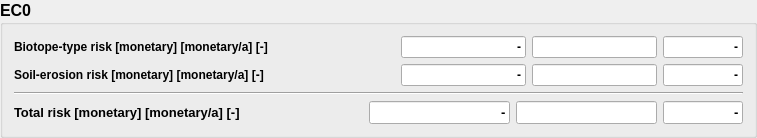
        <widget class="QGroupBox" name="groupBox_eco">
         <property name="minimumSize">
          <size>
           <width>700</width>
           <height>0</height>
          </size>
         </property>
         <property name="maximumSize">
          <size>
           <width>800</width>
           <height>16777215</height>
          </size>
         </property>
         <property name="font">
          <font>
           <family>Arial</family>
           <pointsize>12</pointsize>
           <weight>75</weight>
           <bold>true</bold>
          </font>
         </property>
         <property name="toolTip">
          <string/>
         </property>
         <property name="title">
          <string>EC0</string>
         </property>
         <property name="flat">
          <bool>true</bool>
         </property>
         <layout class="QVBoxLayout" name="verticalLayout_2">
          <item>
           <layout class="QGridLayout" name="gridLayout_2">
            <item row="0" column="0">
             <widget class="QLabel" name="label_8">
              <property name="font">
               <font>
                <family>Arial</family>
                <pointsize>9</pointsize>
               </font>
              </property>
              <property name="text">
               <string>Biotope-type risk [monetary] [monetary/a] [-]                                      </string>
              </property>
             </widget>
            </item>
            <item row="0" column="1">
             <widget class="QLineEdit" name="lineEdit_btype">
              <property name="minimumSize">
               <size>
                <width>90</width>
                <height>0</height>
               </size>
              </property>
              <property name="font">
               <font>
                <pointsize>9</pointsize>
               </font>
              </property>
              <property name="toolTip">
               <string>Risk without HYD-boundary probability [...]</string>
              </property>
              <property name="text">
               <string>-</string>
              </property>
              <property name="alignment">
               <set>Qt::AlignRight|Qt::AlignTrailing|Qt::AlignVCenter</set>
              </property>
              <property name="readOnly">
               <bool>true</bool>
              </property>
             </widget>
            </item>
            <item row="0" column="2">
             <widget class="QLineEdit" name="lineEdit_btype_hyd">
              <property name="minimumSize">
               <size>
                <width>90</width>
                <height>0</height>
               </size>
              </property>
              <property name="font">
               <font>
                <pointsize>9</pointsize>
               </font>
              </property>
              <property name="toolTip">
               <string>Risk with HYD-boundary probability [.../a]</string>
              </property>
              <property name="alignment">
               <set>Qt::AlignRight|Qt::AlignTrailing|Qt::AlignVCenter</set>
              </property>
              <property name="readOnly">
               <bool>true</bool>
              </property>
             </widget>
            </item>
            <item row="0" column="3">
             <widget class="QLineEdit" name="lineEdit_btype_fac">
              <property name="minimumSize">
               <size>
                <width>80</width>
                <height>0</height>
               </size>
              </property>
              <property name="maximumSize">
               <size>
                <width>80</width>
                <height>16777215</height>
               </size>
              </property>
              <property name="font">
               <font>
                <pointsize>9</pointsize>
               </font>
              </property>
              <property name="toolTip">
               <string>Risk factor [-]</string>
              </property>
              <property name="text">
               <string>-</string>
              </property>
              <property name="alignment">
               <set>Qt::AlignRight|Qt::AlignTrailing|Qt::AlignVCenter</set>
              </property>
              <property name="readOnly">
               <bool>true</bool>
              </property>
             </widget>
            </item>
            <item row="1" column="0">
             <widget class="QLabel" name="label_9">
              <property name="font">
               <font>
                <family>Arial</family>
                <pointsize>9</pointsize>
               </font>
              </property>
              <property name="text">
               <string>Soil-erosion risk [monetary] [monetary/a] [-]     </string>
              </property>
             </widget>
            </item>
            <item row="1" column="1">
             <widget class="QLineEdit" name="lineEdit_soil_ero">
              <property name="minimumSize">
               <size>
                <width>90</width>
                <height>0</height>
               </size>
              </property>
              <property name="font">
               <font>
                <pointsize>9</pointsize>
               </font>
              </property>
              <property name="toolTip">
               <string>Risk without HYD-boundary probability [...]</string>
              </property>
              <property name="text">
               <string>-</string>
              </property>
              <property name="alignment">
               <set>Qt::AlignRight|Qt::AlignTrailing|Qt::AlignVCenter</set>
              </property>
              <property name="readOnly">
               <bool>true</bool>
              </property>
             </widget>
            </item>
            <item row="1" column="2">
             <widget class="QLineEdit" name="lineEdit_soil_ero_hyd">
              <property name="minimumSize">
               <size>
                <width>90</width>
                <height>0</height>
               </size>
              </property>
              <property name="font">
               <font>
                <pointsize>9</pointsize>
               </font>
              </property>
              <property name="toolTip">
               <string>Risk with HYD-boundary probability [.../a]</string>
              </property>
              <property name="alignment">
               <set>Qt::AlignRight|Qt::AlignTrailing|Qt::AlignVCenter</set>
              </property>
              <property name="readOnly">
               <bool>true</bool>
              </property>
             </widget>
            </item>
            <item row="1" column="3">
             <widget class="QLineEdit" name="lineEdit_soil_ero_fac">
              <property name="minimumSize">
               <size>
                <width>80</width>
                <height>0</height>
               </size>
              </property>
              <property name="maximumSize">
               <size>
                <width>80</width>
                <height>16777215</height>
               </size>
              </property>
              <property name="font">
               <font>
                <pointsize>9</pointsize>
               </font>
              </property>
              <property name="toolTip">
               <string>Risk factor [-]</string>
              </property>
              <property name="text">
               <string>-</string>
              </property>
              <property name="alignment">
               <set>Qt::AlignRight|Qt::AlignTrailing|Qt::AlignVCenter</set>
              </property>
              <property name="readOnly">
               <bool>true</bool>
              </property>
             </widget>
            </item>
           </layout>
          </item>
          <item>
           <widget class="Line" name="line_2">
            <property name="orientation">
             <enum>Qt::Horizontal</enum>
            </property>
           </widget>
          </item>
          <item>
           <layout class="QHBoxLayout" name="horizontalLayout_2">
            <item>
             <widget class="QLabel" name="label_10">
              <property name="font">
               <font>
                <family>Arial</family>
                <pointsize>10</pointsize>
               </font>
              </property>
              <property name="text">
               <string>Total risk [monetary] [monetary/a] [-]                                  </string>
              </property>
             </widget>
            </item>
            <item>
             <widget class="QLineEdit" name="lineEdit_total_eco">
              <property name="minimumSize">
               <size>
                <width>90</width>
                <height>0</height>
               </size>
              </property>
              <property name="maximumSize">
               <size>
                <width>16777215</width>
                <height>16777215</height>
               </size>
              </property>
              <property name="font">
               <font>
                <pointsize>10</pointsize>
               </font>
              </property>
              <property name="toolTip">
               <string>Risk without HYD-boundary probability [...]</string>
              </property>
              <property name="text">
               <string>-</string>
              </property>
              <property name="alignment">
               <set>Qt::AlignRight|Qt::AlignTrailing|Qt::AlignVCenter</set>
              </property>
              <property name="readOnly">
               <bool>true</bool>
              </property>
             </widget>
            </item>
            <item>
             <widget class="QLineEdit" name="lineEdit_total_eco_hyd">
              <property name="minimumSize">
               <size>
                <width>90</width>
                <height>0</height>
               </size>
              </property>
              <property name="maximumSize">
               <size>
                <width>16777215</width>
                <height>16777215</height>
               </size>
              </property>
              <property name="font">
               <font>
                <pointsize>10</pointsize>
               </font>
              </property>
              <property name="toolTip">
               <string>Risk with HYD-boundary probability [.../a]</string>
              </property>
              <property name="alignment">
               <set>Qt::AlignRight|Qt::AlignTrailing|Qt::AlignVCenter</set>
              </property>
              <property name="readOnly">
               <bool>true</bool>
              </property>
             </widget>
            </item>
            <item>
             <widget class="QLineEdit" name="lineEdit_total_eco_fac">
              <property name="minimumSize">
               <size>
                <width>80</width>
                <height>0</height>
               </size>
              </property>
              <property name="maximumSize">
               <size>
                <width>80</width>
                <height>16777215</height>
               </size>
              </property>
              <property name="font">
               <font>
                <pointsize>10</pointsize>
               </font>
              </property>
              <property name="toolTip">
               <string>Risk factor [-]</string>
              </property>
              <property name="text">
               <string>-</string>
              </property>
              <property name="alignment">
               <set>Qt::AlignRight|Qt::AlignTrailing|Qt::AlignVCenter</set>
              </property>
              <property name="readOnly">
               <bool>true</bool>
              </property>
             </widget>
            </item>
           </layout>
          </item>
         </layout>
        </widget>
